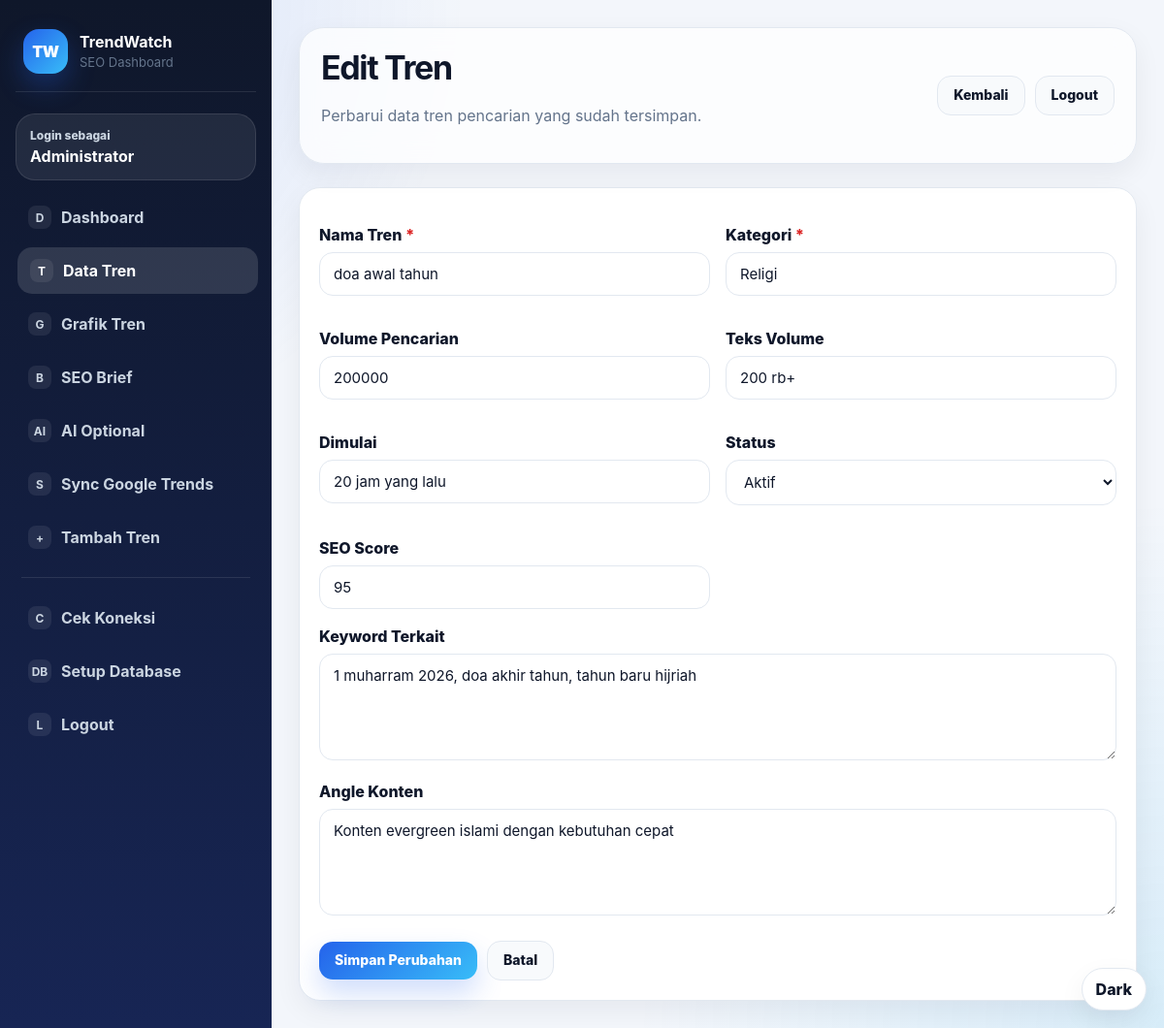
Page /admin/trend_edit.php?id=1 (signed in) on the committed database.
### tables this page shows
CREATE TABLE trends (
        id INTEGER PRIMARY KEY AUTOINCREMENT,
        trend_name TEXT NOT NULL,
        search_volume INTEGER DEFAULT 0,
        volume_text TEXT,
        started_text TEXT,
        status TEXT DEFAULT 'Aktif',
        category TEXT DEFAULT 'Umum',
        related_keywords TEXT,
        seo_score INTEGER DEFAULT 0,
        content_angle TEXT,
        created_at DATETIME DEFAULT CURRENT_TIMESTAMP
    , source TEXT DEFAULT 'manual', source_url TEXT, external_id TEXT, last_synced_at DATETIME);

### config/app.php (called while the page is built, shortened)
<?php
function app_base_url(): string
{
    $docRoot = isset($_SERVER['DOCUMENT_ROOT']) ? realpath($_SERVER['DOCUMENT_ROOT']) : false;
    $appRoot = APP_ROOT ? realpath(APP_ROOT) : false;
    if ($docRoot && $appRoot && substr($appRoot, 0, strlen($docRoot)) === $docRoot) {
        $relative = str_replace('\\', '/', substr($appRoot, strlen($docRoot)));
        $relative = '/' . trim($relative, '/');
        return $relative === '/' ? '' : $relative;
    }
    return '';
}
function url(string $path = ''): string
{
    $base = app_base_url();
    $path = trim($path, '/');
    return $path === '' ? ($base ?: '/') : $base . '/' . $path;
}
function e(?string $value): string
{
    return htmlspecialchars((string) $value, ENT_QUOTES, 'UTF-8');
}

### admin/trend_edit.php (the view, shortened to what this page needs)
<?php
require_once __DIR__ . '/../config/database.php';
$id = (int) ($_GET['id'] ?? 0);
$stmt = $pdo->prepare('SELECT * FROM trends WHERE id = :id LIMIT 1');
$stmt->execute([':id' => $id]);
$data = $stmt->fetch();
$statuses = ['Aktif', 'Menurun', 'Selesai', 'Pantauan'];
require_once __DIR__ . '/../includes/header.php';
require_once __DIR__ . '/../includes/sidebar.php';
?>
<main class="main-content">
    <header class="topbar">
        <div>
            <h1>Edit Tren</h1>
            <p>Perbarui data tren pencarian yang sudah tersimpan.</p>
        </div>
        <div class="admin-profile">
            <a href="<?= e(url('admin/trends.php')) ?>" class="btn btn-secondary">Kembali</a>
            <a href="<?= e(url('auth/logout.php')) ?>" class="btn btn-secondary">Logout</a>
        </div>
    </header>
    <section class="panel">
        <form method="post" action="" class="data-form">
            <div class="form-grid two">
                <div>
                    <label>Nama Tren <span class="required">*</span></label>
                    <input type="text" name="trend_name" value="<?= e($data['trend_name']) ?>" required>
                </div>
                <div>
                    <label>Kategori <span class="required">*</span></label>
                    <input type="text" name="category" value="<?= e($data['category']) ?>" required>
                </div>
                <div>
                    <label>Volume Pencarian</label>
                    <input type="number" name="search_volume" value="<?= e((string) $data['search_volume']) ?>" min="0">
                </div>
                <div>
                    <label>Teks Volume</label>
                    <input type="text" name="volume_text" value="<?= e($data['volume_text']) ?>" placeholder="Kosongkan untuk otomatis">
                </div>
                <div>
                    <label>Dimulai</label>
                    <input type="text" name="started_text" value="<?= e($data['started_text']) ?>">
                </div>
                <div>
                    <label>Status</label>
                    <select name="status">
                        <?php foreach ($statuses as $item): ?>
                            <option value="<?= e($item) ?>" <?= $data['status'] === $item ? 'selected' : '' ?>><?= e($item) ?></option>
                        <?php endforeach; ?>
                    </select>
                </div>
                <div>
                    <label>SEO Score</label>
                    <input type="number" name="seo_score" value="<?= e((string) $data['seo_score']) ?>" min="0" max="100">
                </div>
            </div>
            <label>Keyword Terkait</label>
            <textarea name="related_keywords" rows="4"><?= e($data['related_keywords']) ?></textarea>
            <label>Angle Konten</label>
            <textarea name="content_angle" rows="4"><?= e($data['content_angle']) ?></textarea>
            <div class="form-actions">
                <button type="submit" class="btn btn-primary">Simpan Perubahan</button>
                <a href="<?= e(url('admin/trends.php')) ?>" class="btn btn-secondary">Batal</a>
            </div>
        </form>
    </section>
</main>
<?php require_once __DIR__ . '/../includes/footer.php'; ?>

### assets/css/admin.css (style rules this page uses)
:root { --bg: #f3f6fb; --bg-soft: #eef4ff; --card: #ffffff; --card-soft: #f8fafc; --text: #0f172a; --muted: #64748b; --primary: #2563eb; --primary-dark: #1d4ed8; --primary-soft: #dbeafe; --border: #e2e8f0; --success: #16a34a; --warning: #d97706; --danger: #dc2626; --sidebar: #0f172a; --sidebar-soft: #172554; --shadow: 0 18px 45px rgba(15, 23, 42, 0.08); --shadow-soft: 0 10px 28px rgba(15, 23, 42, 0.06); --radius: 22px; }
* { box-sizing: border-box; }
html { scroll-behavior: smooth; }
body { margin: 0; font-family: Inter, ui-sans-serif, system-ui, -apple-system, BlinkMacSystemFont, "Segoe UI", Arial, Helvetica, sans-serif; background: var(--bg); color: var(--text); min-height: 100vh; }
body::before { content: ""; position: fixed; inset: 0; z-index: -1; background: radial-gradient(circle at top left, rgba(37, 99, 235, 0.14), transparent 30%), radial-gradient(circle at bottom right, rgba(14, 165, 233, 0.12), transparent 34%); }
a { color: inherit; text-decoration: none; }
button, input, select, textarea { font: inherit; }
.muted, .login-info p, .stat-card p, .topbar p, .insight-box p, .source-box p, .delete-panel p { color: var(--muted); line-height: 1.65; }
.hero-actions, .landing-actions, .form-actions, .action-group, .admin-profile, .badge-row { display: flex; align-items: center; gap: 10px; flex-wrap: wrap; }
.hero-metrics div, .feature-card, .stat-card, .panel, .insight-box, .detail-grid div, .keyword-box, .delete-box, .sync-summary div, .source-box { background: var(--card); border: 1px solid var(--border); border-radius: var(--radius); box-shadow: var(--shadow-soft); }
.main-content { margin-left: 280px; width: calc(100% - 280px); padding: 28px; }
.topbar { display: flex; align-items: center; justify-content: space-between; gap: 18px; margin-bottom: 24px; padding: 20px 22px; border: 1px solid var(--border); background: rgba(255,255,255,0.72); backdrop-filter: blur(14px); border-radius: 26px; box-shadow: var(--shadow-soft); }
.topbar h1 { margin: 0 0 4px; font-size: clamp(26px, 3vw, 34px); letter-spacing: -0.04em; }
.admin-profile { white-space: nowrap; }
label { display: block; margin: 16px 0 8px; font-weight: 800; }
input, select, textarea { width: 100%; border: 1px solid var(--border); border-radius: 14px; padding: 12px 14px; font-size: 15px; outline: none; background: var(--card); color: var(--text); }
textarea { resize: vertical; min-height: 110px; }
.btn { display: inline-flex; align-items: center; justify-content: center; border: none; border-radius: 14px; padding: 11px 16px; font-size: 14px; font-weight: 850; cursor: pointer; gap: 8px; transition: 0.18s ease; line-height: 1.2; }
.btn-primary { background: linear-gradient(135deg, var(--primary), #38bdf8); color: #fff; box-shadow: 0 14px 28px rgba(37, 99, 235, 0.22); }
.btn-secondary { background: var(--card-soft); color: var(--text); border: 1px solid var(--border); }
.stat-card, .panel { padding: 20px; }
.data-form label { margin-top: 18px; }
.form-grid { display: grid; gap: 16px; }
.form-grid.two { grid-template-columns: repeat(2, 1fr); }
.form-actions { margin-top: 22px; }
.required { color: var(--danger); }

### rows in the picture
trends: trend_name "doa awal tahun", category "Religi", search_volume "200000", volume_text "200 rb+", started_text "20 jam yang lalu", seo_score "95", related_keywords "1 muharram 2026, doa akhir tahun, tahun baru hijriah", content_angle "Konten evergreen islami dengan kebutuhan cepat"

### other values in the picture
current_admin_name() "Administrator"
form field status "Aktif"
